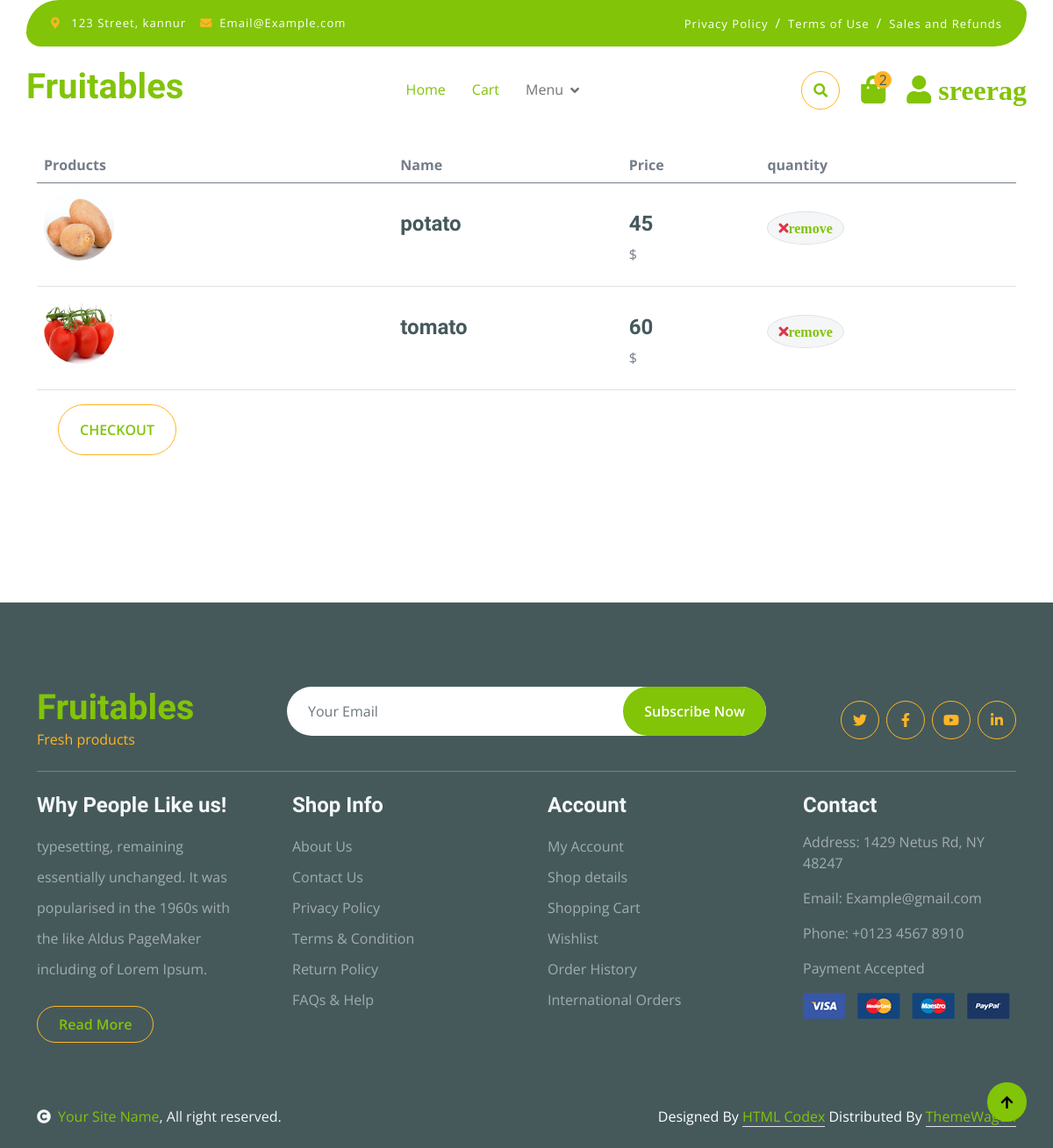
The page /cart/ (signed in) on the database as committed earlier.
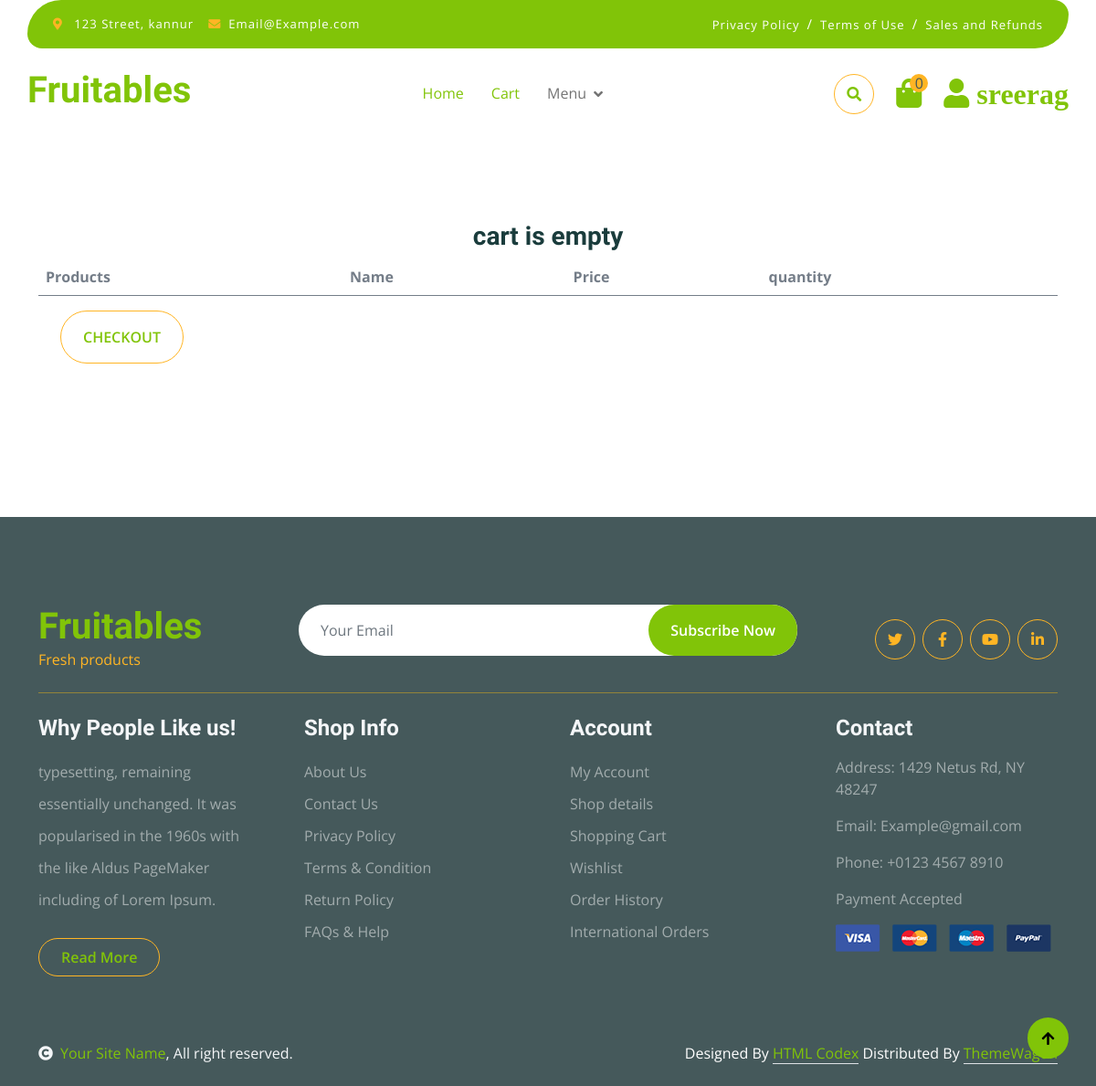
The same page on the database as committed later.
### cart/models.py (models this page shows, shortened)
class Cart(models.Model):
    product = models.ForeignKey(
        Product, on_delete=models.CASCADE, blank=True, null=True)
    user = models.ForeignKey(
        User, on_delete=models.CASCADE, blank=True, null=True)
    qty = models.IntegerField(default=1)
    total = models.IntegerField(blank=True, null=True)
    order_complted=models.BooleanField(default=False)

### app/models.py (models this page shows)
class Product(models.Model):
    name = models.CharField(max_length=50, blank=True, null=True)
    desc = models.TextField(blank=True, null=True)
    price = models.IntegerField(blank=True, null=True)
    image = models.ImageField(
        upload_to='images', default='image not available')
    thumbnails = models.ImageField(upload_to='thumbnail', blank=True)
    categ = models.ForeignKey(
        'category', on_delete=models.CASCADE, blank=True, null=True)
    created = models.DateTimeField(auto_now=True)
    def __str__(self):
        return self.name
    class Meta:
        ordering = ['-created']

### cart/views.py (the view)
# urls.py: path('',cart,name='cart'),
def cart(request, *args, **kwargs):
    cart = Cart.objects.filter(user=request.user).filter(order_complted=False)
    cart_count = cart.count()
    if cart_count == 0:
        messages.info(request, "cart is empty")
    cart_total = 0
    for i in cart:
        cart_total = cart_total+i.total
    context = {'cart': cart, 'cart_count': cart_count,
               'cart_total': cart_total}
    return render(request, 'cart.html', context)

### templates/cart.html (shortened to what this page needs)
   {% extends 'index.html' %}
   {% block cart %}
     <br>
     <br>
     <br>
   <div class="container-fluid py-5 ">
    <div class="container py-5">
        <form action="{% url 'checkout' %}" method="GET"> {% csrf_token %}
        <div class="table-responsive">
            <table class="table">
                <thead>
                  <tr>
                    <th scope="col">Products</th>
                    <th scope="col">Name</th>
                    <th scope="col">Price</th>
                    <th scope="col">quantity</th>
                  </tr>
                </thead>
                <tbody>
                    {% include "messages.html" %}
                    {% for i in cart  %}
                    <tr>
                        <th scope="row p-5">
                            <div class="d-flex align-items-center">
                                <img src="{{i.product.image.url}}" class="img-fluid me-5 rounded-circle" style="width: 80px; height: 80px;" alt="">
                            </div>
                        </th>
                        <td>
                            <p class="mb-0 mt-4"><h4>{{i.product}}</h4></p>
                        </td>
                        <td>
                            <p class="mb-0 mt-4"><h4>{{i.product.price}} </h4>$</p>
                        </td>
                        <td>
                            <button class="btn btn-md rounded-circle bg-light border mt-4" type="" >
                                <i class="fa fa-times text-danger"><a href="{% url 'remove-from-cart' i.id %}">remove</a></i>
                            </button>
                        </td>
                    </tr>
                    {% endfor %}
                </tbody>
            </table>
            <button class="btn border-secondary rounded-pill px-4 py-3 text-primary text-uppercase mb-4 ms-4" type="submit">checkout
            </button>
        </div>
    </form>
                </div>
            </div>
{% endblock cart %}

### templates/index.html (shortened to what the changed rows need)
{% load static %}
<!DOCTYPE html>
<html lang="en">
  <head>
    <link
      rel="stylesheet"
      href="https://use.fontawesome.com/releases/v5.15.4/css/all.css"
    />
    <link
      href="https://cdn.jsdelivr.net/npm/bootstrap-icons@1.4.1/font/bootstrap-icons.css"
      rel="stylesheet"
    />
    <link
      href="{% static 'lib/lightbox/css/lightbox.min.css' %}"
      rel="stylesheet"
    />
    <link
      href="{% static 'lib/owlcarousel/assets/owl.carousel.min.css' %}"
      rel="stylesheet"
    />
    <link href="{% static 'css1/bootstrap.min.css' %}" rel="stylesheet" />
    <link href="{% static 'css1/style.css' %}" rel="stylesheet" />
  </head>
  <body>
    <div class="container-fluid fixed-top">
      <div class="container px-0">
        <nav class="navbar navbar-light bg-white navbar-expand-xl">
          <a href="index.html" class="navbar-brand"
            ><h1 class="text-primary display-6">Fruitables</h1></a
          >
          <div class="collapse navbar-collapse bg-white" id="navbarCollapse">
            <div class="d-flex m-3 me-0">
              <a href="{% url 'cart' %}" class="position-relative me-4 my-auto">
                <i class="fa fa-shopping-bag fa-2x"></i>
                <span
                  class="position-absolute bg-secondary rounded-circle d-flex align-items-center justify-content-center text-dark px-1"
                  style="top: -5px; left: 15px; height: 20px; min-width: 20px"
                  >{{cart_count}}</span
                >
              </a>
            </div>
          </div>
        </nav>
      </div>
    </div>
    {% block cart %}
    {% endblock cart %}
    <div class="container-fluid bg-dark text-white-50 footer pt-5 mt-5">
      <div class="container py-5">
        <div
          class="pb-4 mb-4"
          style="border-bottom: 1px solid rgba(226, 175, 24, 0.5)"
        >
          <div class="row g-4">
            <div class="col-lg-3">
              <a href="#">
                <h1 class="text-primary mb-0">Fruitables</h1>
              </a>
            </div>
          </div>
        </div>
      </div>
    </div>
  </body>
</html>

Rows that differ between the two databases and show on the page:
removed Cart: product.image (picture), product "potato", product.price "45"
removed Cart: product.image (picture), product "tomato", product.price "60"
Other text that changed with them:
{{ cart_count }}: "2" → "0"
new list line: "cart is empty"
